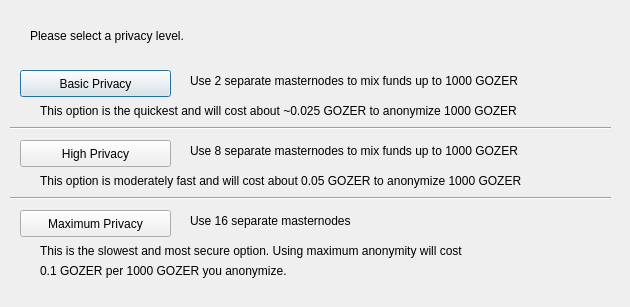
<?xml version="1.0" encoding="UTF-8"?>
<ui version="4.0">
 <class>DarksendConfig</class>
 <widget class="QDialog" name="DarksendConfig">
  <property name="geometry">
   <rect>
    <x>0</x>
    <y>0</y>
    <width>630</width>
    <height>307</height>
   </rect>
  </property>
  <property name="windowTitle">
   <string>Configure PrivateSend</string>
  </property>
  <widget class="QPushButton" name="buttonBasic">
   <property name="geometry">
    <rect>
     <x>20</x>
     <y>70</y>
     <width>151</width>
     <height>27</height>
    </rect>
   </property>
   <property name="text">
    <string>Basic Privacy</string>
   </property>
  </widget>
  <widget class="QPushButton" name="buttonHigh">
   <property name="geometry">
    <rect>
     <x>20</x>
     <y>140</y>
     <width>151</width>
     <height>27</height>
    </rect>
   </property>
   <property name="text">
    <string>High Privacy</string>
   </property>
  </widget>
  <widget class="QPushButton" name="buttonMax">
   <property name="geometry">
    <rect>
     <x>20</x>
     <y>210</y>
     <width>151</width>
     <height>27</height>
    </rect>
   </property>
   <property name="text">
    <string>Maximum Privacy</string>
   </property>
  </widget>
  <widget class="QLabel" name="label">
   <property name="geometry">
    <rect>
     <x>30</x>
     <y>20</y>
     <width>571</width>
     <height>31</height>
    </rect>
   </property>
   <property name="text">
    <string>Please select a privacy level.</string>
   </property>
  </widget>
  <widget class="QLabel" name="label_2">
   <property name="geometry">
    <rect>
     <x>190</x>
     <y>70</y>
     <width>421</width>
     <height>21</height>
    </rect>
   </property>
   <property name="text">
    <string>Use 2 separate masternodes to mix funds up to 1000 GOZER</string>
   </property>
  </widget>
  <widget class="QLabel" name="label_3">
   <property name="geometry">
    <rect>
     <x>190</x>
     <y>140</y>
     <width>411</width>
     <height>21</height>
    </rect>
   </property>
   <property name="text">
    <string>Use 8 separate masternodes to mix funds up to 1000 GOZER</string>
   </property>
  </widget>
  <widget class="QLabel" name="label_4">
   <property name="geometry">
    <rect>
     <x>190</x>
     <y>210</y>
     <width>421</width>
     <height>21</height>
    </rect>
   </property>
   <property name="text">
    <string>Use 16 separate masternodes</string>
   </property>
  </widget>
  <widget class="QLabel" name="label_6">
   <property name="geometry">
    <rect>
     <x>40</x>
     <y>100</y>
     <width>561</width>
     <height>21</height>
    </rect>
   </property>
   <property name="text">
    <string>This option is the quickest and will cost about ~0.025 GOZER to anonymize 1000 GOZER</string>
   </property>
  </widget>
  <widget class="QLabel" name="label_7">
   <property name="geometry">
    <rect>
     <x>40</x>
     <y>170</y>
     <width>561</width>
     <height>21</height>
    </rect>
   </property>
   <property name="text">
    <string>This option is moderately fast and will cost about 0.05 GOZER to anonymize 1000 GOZER</string>
   </property>
  </widget>
  <widget class="QLabel" name="label_8">
   <property name="geometry">
    <rect>
     <x>40</x>
     <y>240</y>
     <width>561</width>
     <height>21</height>
    </rect>
   </property>
   <property name="text">
    <string>This is the slowest and most secure option. Using maximum anonymity will cost</string>
   </property>
  </widget>
  <widget class="QLabel" name="label_9">
   <property name="geometry">
    <rect>
     <x>40</x>
     <y>260</y>
     <width>561</width>
     <height>21</height>
    </rect>
   </property>
   <property name="text">
    <string>0.1 GOZER per 1000 GOZER you anonymize.</string>
   </property>
  </widget>
  <widget class="Line" name="line">
   <property name="geometry">
    <rect>
     <x>10</x>
     <y>120</y>
     <width>601</width>
     <height>16</height>
    </rect>
   </property>
   <property name="orientation">
    <enum>Qt::Horizontal</enum>
   </property>
  </widget>
  <widget class="Line" name="line_2">
   <property name="geometry">
    <rect>
     <x>10</x>
     <y>190</y>
     <width>601</width>
     <height>16</height>
    </rect>
   </property>
   <property name="orientation">
    <enum>Qt::Horizontal</enum>
   </property>
  </widget>
 </widget>
 <resources/>
 <connections/>
</ui>
